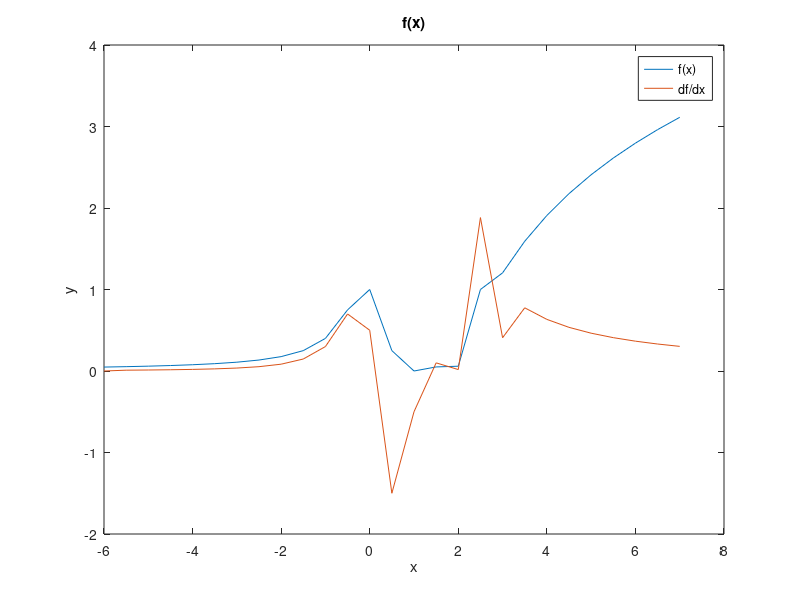

MATLAB code to generate this figure:
y=[];
ind=1;
for x=-6:0.5:7 
    if x<2.5
        y(ind)=(abs(x-1))/(4*x^2+1);
    elseif x==2.5
            y(ind)=1;
        else 
            y(ind)=log10((x-1)^4);
    end
    ind=ind+1;
end
x=-6:0.5:7;
plot(x,y)
title('f(x)');
xlabel('x');
ylabel('y');

dfx=0;
dx=x(2)-x(1);

for temp= 1:ind-2
    dfx=[dfx,((y(temp+1)-y(temp))/dx)];
end
hold on;
plot(x,dfx);
legend('f(x)','df/dx');
